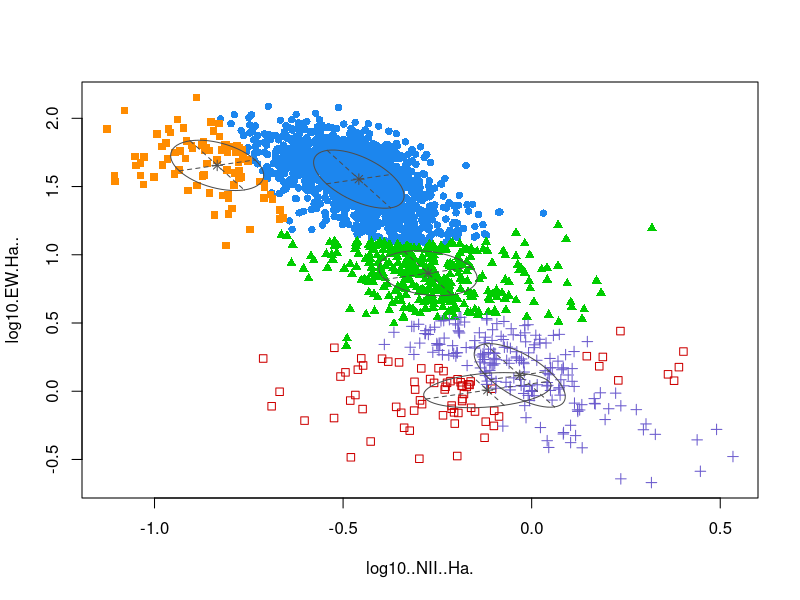

Recreate this plot in R. (Note: this script raises an error after producing the figure.)
require(plyr)
library(caret)
require(kernlab)
library(e1071)
require(MASS)
require(mclust)
AGN_data<-read.table("../data/outputdata_diagnostic.txt",header=TRUE,sep="")

# Format data for WHAN test
WHAN<-AGN_data[,c("log10..NII..Ha.","log10.EW.Ha..","WHAN_Class")]
WHAN$WHAN_Class<-as.factor(WHAN$WHAN_Class)
#write.matrix(WHAN,"../data/WHAN.txt")




data<-WHAN[,-3]
mod4 = Mclust(data,G=5)
summary(mod4)
plot(mod4, what = "classification")
plot(mod4, what = "boundaries", ngrid = 200)



ggplot(WHAN,aes(x=log10..NII..Ha.,y=log10.EW.Ha..,colour=WHAN_Class))+
  geom_point()+theme_stata()


library(fpc)
# eps is radius of neighborhood, MinPts is no of neighbors
# within eps
 cluster <- dbscan(data, eps=0.6, MinPts=4)
 plot(cluster, data)

# Notice points in cluster 0 are unassigned outliers
 table(cluster$cluster, WHAN$WHAN_Class)
 
 
 confusionMatrix(WHAN$WHAN_Class,mod4$classification-1)
 
 library("cluster")
 l <- mod4$classification
 d <- dist(WHAN[-3])
 
 si<-silhouette(mod4$classification,d)
 
 
 si2<-silhouette(as.numeric(WHAN$WHAN_Class),d)
 
